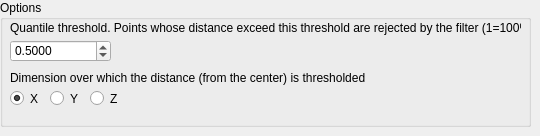
         <widget class="QWidget" name="MaximumQuantileFilter">
          <widget class="QGroupBox" name="groupBox_4">
           <property name="geometry">
            <rect>
             <x>0</x>
             <y>0</y>
             <width>531</width>
             <height>127</height>
            </rect>
           </property>
           <property name="title">
            <string>Options</string>
           </property>
           <widget class="QLabel" name="ratioQuantileTitle">
            <property name="geometry">
             <rect>
              <x>10</x>
              <y>20</y>
              <width>511</width>
              <height>16</height>
             </rect>
            </property>
            <property name="text">
             <string>Quantile threshold. Points whose distance exceed this threshold are rejected by the filter (1=100%)</string>
            </property>
           </widget>
           <widget class="QDoubleSpinBox" name="ratioQuantile">
            <property name="geometry">
             <rect>
              <x>10</x>
              <y>40</y>
              <width>101</width>
              <height>22</height>
             </rect>
            </property>
            <property name="suffix">
             <string>0</string>
            </property>
            <property name="decimals">
             <number>3</number>
            </property>
            <property name="minimum">
             <double>0.001000000000000</double>
            </property>
            <property name="maximum">
             <double>0.999000000000000</double>
            </property>
            <property name="singleStep">
             <double>0.010000000000000</double>
            </property>
            <property name="value">
             <double>0.500000000000000</double>
            </property>
           </widget>
           <widget class="QLabel" name="dimQuantileTitle">
            <property name="geometry">
             <rect>
              <x>10</x>
              <y>70</y>
              <width>371</width>
              <height>16</height>
             </rect>
            </property>
            <property name="text">
             <string>Dimension over which the distance (from the center) is thresholded</string>
            </property>
           </widget>
           <widget class="QRadioButton" name="dimY_Quantile">
            <property name="geometry">
             <rect>
              <x>50</x>
              <y>90</y>
              <width>31</width>
              <height>17</height>
             </rect>
            </property>
            <property name="text">
             <string>Y</string>
            </property>
            <attribute name="buttonGroup">
             <string notr="true">buttonGroup_3</string>
            </attribute>
           </widget>
           <widget class="QRadioButton" name="dimX_Quantile">
            <property name="geometry">
             <rect>
              <x>10</x>
              <y>90</y>
              <width>41</width>
              <height>17</height>
             </rect>
            </property>
            <property name="text">
             <string>X</string>
            </property>
            <property name="checked">
             <bool>true</bool>
            </property>
            <attribute name="buttonGroup">
             <string notr="true">buttonGroup_3</string>
            </attribute>
           </widget>
           <widget class="QRadioButton" name="dimZ_Quantile">
            <property name="geometry">
             <rect>
              <x>90</x>
              <y>90</y>
              <width>31</width>
              <height>17</height>
             </rect>
            </property>
            <property name="text">
             <string>Z</string>
            </property>
            <attribute name="buttonGroup">
             <string notr="true">buttonGroup_3</string>
            </attribute>
           </widget>
          </widget>
         </widget>
